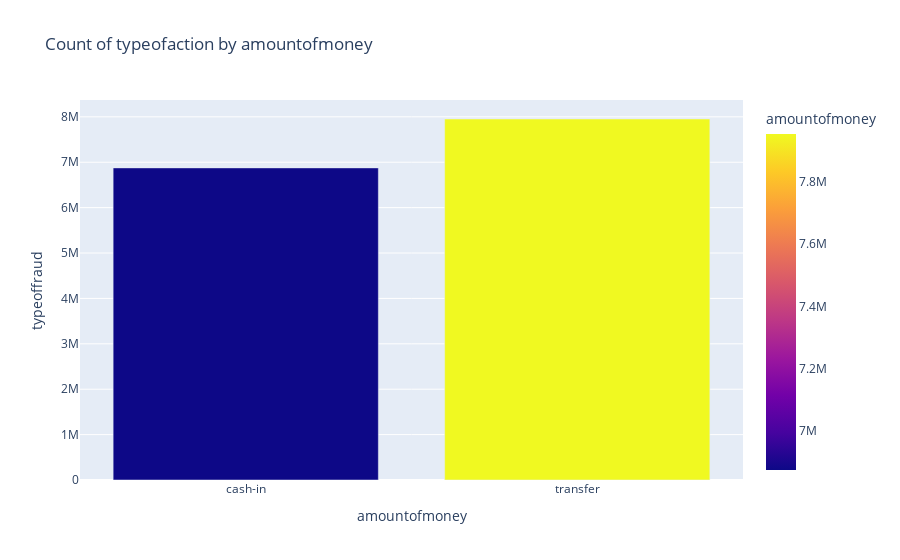

Notebook cell for this chart:
### Code cell
bar_chart_typeoffraud_amountofmoney=px.bar(merged.groupby("typeofaction")['amountofmoney'].max().reset_index(),
                                         x="typeofaction",y="amountofmoney",color="amountofmoney",title='Count of typeofaction by amountofmoney')

bar_chart_typeoffraud_amountofmoney.update_yaxes(title_text='typeoffraud')
bar_chart_typeoffraud_amountofmoney.update_xaxes(title_text='amountofmoney')
bar_chart_typeoffraud_amountofmoney.show()

### Figure 1 — Plotly figure (JSON) as saved in the notebook; plotly's stock layout.template omitted (floating-point values rounded to 4 significant figures)
{"data": [{"alignmentgroup": "True", "hovertemplate": "typeofaction=%{x}<br>amountofmoney=%{marker.color}<extra></extra>", "legendgroup": "", "marker": {"color": [6875557, 7952497], "coloraxis": "coloraxis", "pattern": {"shape": ""}}, "name": "", "offsetgroup": "", "orientation": "v", "showlegend": false, "textposition": "auto", "type": "bar", "x": ["cash-in", "transfer"], "xaxis": "x", "y": [6875557, 7952497], "yaxis": "y"}], "layout": {"autosize": true, "barmode": "relative", "coloraxis": {"colorbar": {"title": {"text": "amountofmoney"}}, "colorscale": [[0, "#0d0887"], [0.1111, "#46039f"], [0.2222, "#7201a8"], [0.3333, "#9c179e"], [0.4444, "#bd3786"], [0.5556, "#d8576b"], [0.6667, "#ed7953"], [0.7778, "#fb9f3a"], [0.8889, "#fdca26"], [1, "#f0f921"]]}, "legend": {"tracegroupgap": 0}, "title": {"text": "Count of typeofaction by amountofmoney"}, "xaxis": {"anchor": "y", "autorange": true, "domain": [0, 1], "range": [-0.5, 1.5], "title": {"text": "amountofmoney"}, "type": "category"}, "yaxis": {"anchor": "x", "autorange": true, "domain": [0, 1], "range": [0, 8371000.0], "title": {"text": "typeoffraud"}, "type": "linear"}}}
